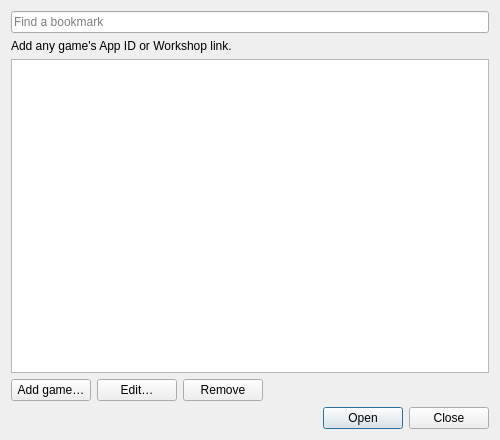
<?xml version='1.0' encoding='UTF-8'?>
<ui version="4.0">
 <class>BookmarksDialog</class>
 <widget class="QDialog" name="BookmarksDialog">
  <property name="windowTitle">
   <string>Game bookmarks</string>
  </property>
  <property name="geometry">
   <rect>
    <x>0</x>
    <y>0</y>
    <width>500</width>
    <height>440</height>
   </rect>
  </property>
  <layout class="QVBoxLayout" name="layout" stretch="0,0,1,0,0">
   <item>
    <widget class="QLineEdit" name="filter">
     <property name="placeholderText">
      <string>Find a bookmark</string>
     </property>
     <property name="clearButtonEnabled">
      <bool>true</bool>
     </property>
    </widget>
   </item>
   <item>
    <widget class="QLabel" name="empty">
     <property name="text">
      <string>Add any game's App ID or Workshop link.</string>
     </property>
     <property name="wordWrap">
      <bool>true</bool>
     </property>
     <property name="textFormat">
      <enum>Qt::PlainText</enum>
     </property>
    </widget>
   </item>
   <item>
    <widget class="QListWidget" name="list">
     <property name="toolTip">
      <string>Drag bookmarks to reorder</string>
     </property>
     <property name="dragDropMode">
      <enum>QAbstractItemView::InternalMove</enum>
     </property>
     <property name="defaultDropAction">
      <enum>Qt::MoveAction</enum>
     </property>
    </widget>
   </item>
   <item>
    <layout class="QHBoxLayout" name="tools">
     <item>
      <widget class="QPushButton" name="add">
       <property name="text">
        <string>Add game…</string>
       </property>
      </widget>
     </item>
     <item>
      <widget class="QPushButton" name="edit">
       <property name="text">
        <string>Edit…</string>
       </property>
      </widget>
     </item>
     <item>
      <widget class="QPushButton" name="remove">
       <property name="text">
        <string>Remove</string>
       </property>
      </widget>
     </item>
     <item>
      <spacer name="toolsSpace">
       <property name="orientation">
        <enum>Qt::Horizontal</enum>
       </property>
       <property name="sizeHint">
        <size>
         <width>20</width>
         <height>20</height>
        </size>
       </property>
      </spacer>
     </item>
    </layout>
   </item>
   <item>
    <widget class="QDialogButtonBox" name="buttons">
     <property name="standardButtons">
      <set>QDialogButtonBox::Open|QDialogButtonBox::Close</set>
     </property>
    </widget>
   </item>
  </layout>
 </widget>
 <tabstops>
  <tabstop>filter</tabstop>
  <tabstop>list</tabstop>
  <tabstop>add</tabstop>
  <tabstop>edit</tabstop>
  <tabstop>remove</tabstop>
  <tabstop>buttons</tabstop>
 </tabstops>
 <resources />
 <connections />
</ui>
